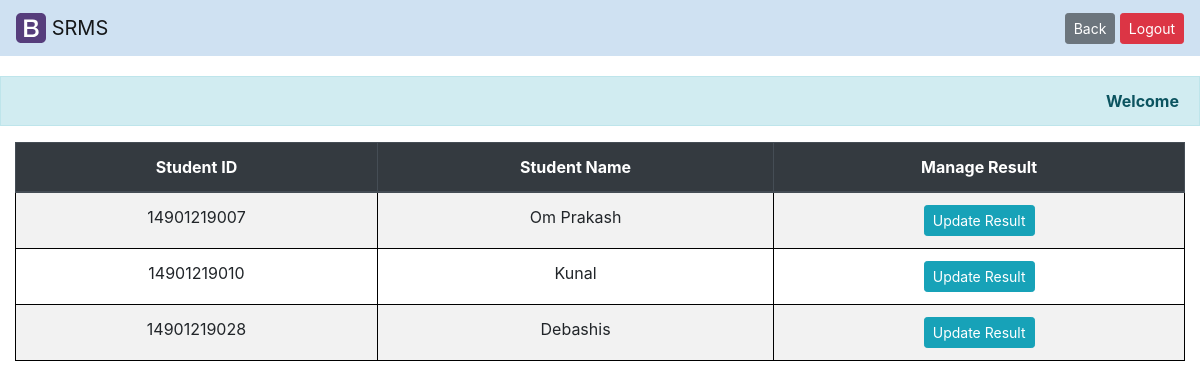
The page /teacher/dashboard.php on the database its author committed.
### tables this page shows
create table stu_details ( roll bigint, course varchar(10), email varchar(50),  name varchar(50), password varchar(50));

### teacher/dashboard.php (the view, shortened to what this page needs)
<!DOCTYPE html>
<html lang="en">
<head>
	<link rel="stylesheet" href="https://cdn.jsdelivr.net/npm/bootstrap@4.6.1/dist/css/bootstrap.min.css">
	<link rel="stylesheet" type="text/css" href="../css/teacher.css">
</head>
<body>
	<?php include_once("nav.php"); ?>
	<div class="alert alert-info"><strong>Welcome <?php  ?></strong></div>
	<div class="container">
		<div class="table-responsive">
		    <table class="table table-bordered table-striped table-hover table-condensed">
		    	<thead class="thead-dark"><tr><th>Student ID</th><th>Student Name</th><th>Manage Result</th></tr></thead>
				<tbody>
				<?php
					include_once("../common/super_common.php");
					$result = mysqli_query($con,"select * from stu_details");
					while($row=mysqli_fetch_assoc($result))
						echo "<tr><td>".$row['roll']."</td><td>".$row['name']."</td><td><a href='moredetails.php?roll=".$row['roll']."' class='btn btn-info btn-sm'>Update Result</a></td></tr>";
				?>
				</tbody>
			</table>
		</div>
	</div>
</body>
</html>

### teacher/nav.php
<nav class="navbar navbar-light bg-light" style="margin-bottom:20px;background-color:#cfe1f2 !important;">
	<a class="navbar-brand"><img src="../css/bootstrap-solid.svg" height="30" class="d-inline-block align-top"> SRMS</a>
	<div class="my-sm-0">
		<a href="" id="back"><button type="button" class="btn btn-secondary btn-sm">Back</button></a>
		<a href="../logout.php"><button type="button" class="btn btn-danger btn-sm">Logout</button></a>
	</div>
</nav>

### css/teacher.css (style rules this page uses)
.container { max-width: 100% !important; }
tr { text-align: center; }
td { border: 1px solid black !important; }
.alert { margin-top:10px; border-radius:0px; text-align:right; }

### rows shown on the page
stu_details: roll "14901219007", name "Om Prakash"
stu_details: roll "14901219010", name "Kunal"
stu_details: roll "14901219028", name "Debashis"
